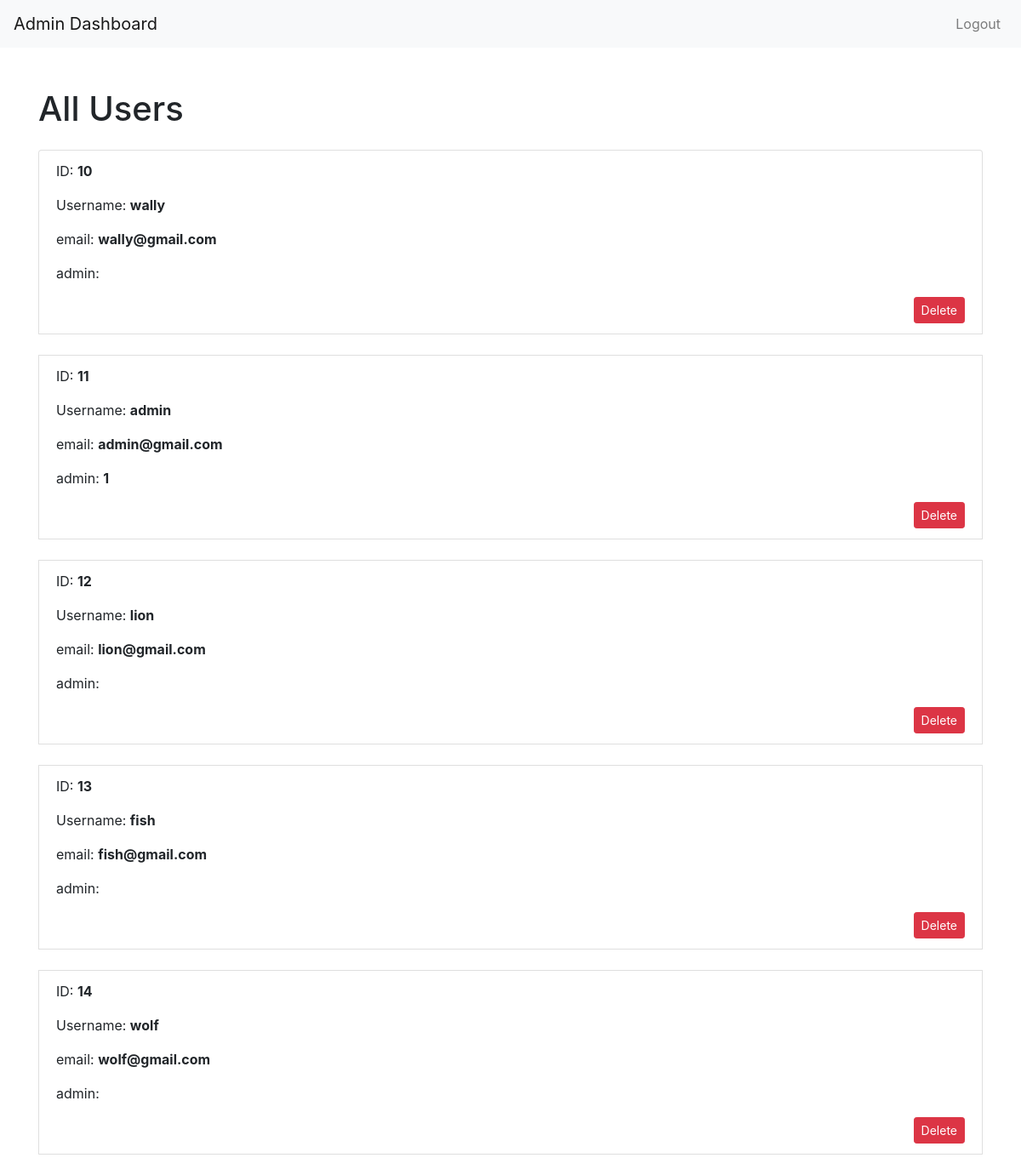
The app's page /admin/admin_users.php with its own data.
### tables this page shows
CREATE TABLE `users` (
  `user_id` int(11) NOT NULL,
  `username` varchar(255) NOT NULL,
  `email` varchar(255) NOT NULL,
  `password` varchar(255) NOT NULL,
  `profile_pic` varchar(255) DEFAULT NULL,
  `admin` int(11) DEFAULT NULL
);

### admin/admin_users.php (the view, shortened to what this page needs)
<?php
include('../server.php');
$sql = "SELECT * FROM users";
$result = $db->query($sql);
?>
<!DOCTYPE html>
<html lang="en">
<head>
    <link rel="stylesheet" href="https://stackpath.bootstrapcdn.com/bootstrap/4.5.2/css/bootstrap.min.css">
</head>
<body>
    <?php include('admin_nav.php'); ?>
    <div class="container mt-5">
        <h1 class="mb-4">All Users</h1>
        <?php if ($result->num_rows > 0) : ?>
            <ul class="list-group">
                <?php while ($row = $result->fetch_assoc()) : ?>
                    <li class="list-group-item">
                        <p>ID: <strong><?php echo $row['user_id']; ?></strong></p>
                        <p>Username: <strong><?php echo $row['username']; ?></strong></p>
                        <p>email: <strong><?php echo $row['email']; ?></strong></p>
                        <p>admin: <strong><?php echo $row['admin']; ?></strong></p>
                        <form class="float-right" action="<?php echo htmlspecialchars($_SERVER["PHP_SELF"]); ?>" method="post">
                                <button type="submit" name="delete_user" class="btn btn-danger btn-sm">Delete</button>
                        </form>
                    </li>
                    <br>
                <?php endwhile; ?>
            </ul>
        <?php else : ?>
            <p>No Users.</p>
        <?php endif; ?>
    </div>
</body>
</html>

### records on screen
users: user_id "10", username "wally", email "wally@gmail.com"
users: user_id "11", username "admin", email "admin@gmail.com", admin "1"
users: user_id "12", username "lion", email "lion@gmail.com"
users: user_id "13", username "fish", email "fish@gmail.com"
users: user_id "14", username "wolf", email "wolf@gmail.com"
